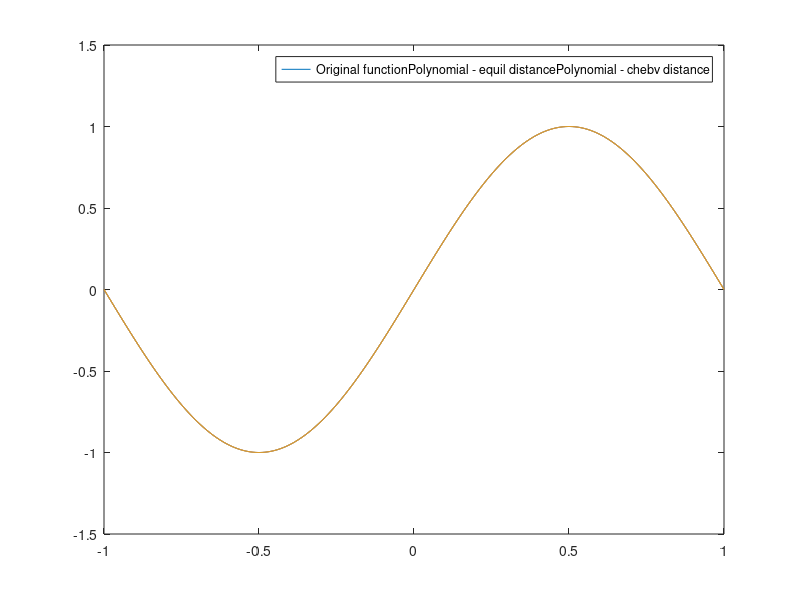
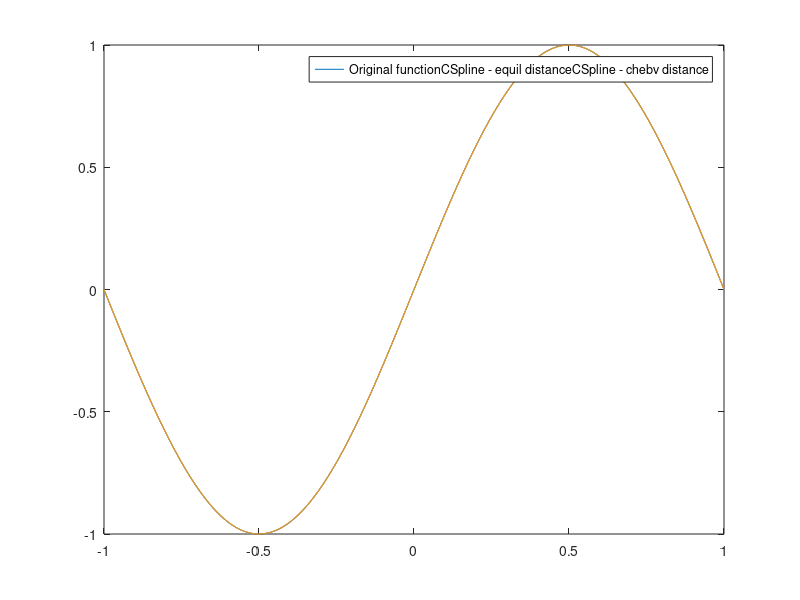

Recreate these plots in MATLAB, in order.
close all
clear 
clc

X_equil = -1:0.2:1;
y1_e = sin(pi*X_equil);


X_cheby = [];
for k = 1:11
    X_cheby = [0.5*(-1+1)+0.5*(1+1)*cos(pi*(2*k-1)./(2*11)) X_cheby];
end
y1_c = sin(pi*X_cheby);

p_equil = polyfit(X_equil,y1_e,10);
p_cheby = polyfit(X_cheby,y1_c,10);


X = -1:0.001:1
y0 = sin(pi*X);
y1 = polyval(p_equil,X);
y2 = polyval(p_cheby,X);
a0 = plot(X, y0);
hold on;
a1 = plot(X, y1);
hold on;
a2 = plot(X, y2);
M0 = "Original function";
M1 = "Polynomial - equil distance";
M2 = "Polynomial - chebv distance";
legend([a0,a1,a2], [M0,M1,M2]);


figure
X = -1:0.001:1;
y0 = sin(pi*X);
y1 = spline(X_equil,y1_e,X);
y2 = spline(X_cheby,y1_c,X);
a0 = plot(X, y0);
hold on;
a1 = plot(X, y1);
hold on;
a2 = plot(X, y2);
M0 = "Original function";
M1 = "CSpline - equil distance";
M2 = "CSpline - chebv distance";
legend([a0,a1,a2], [M0,M1,M2]);